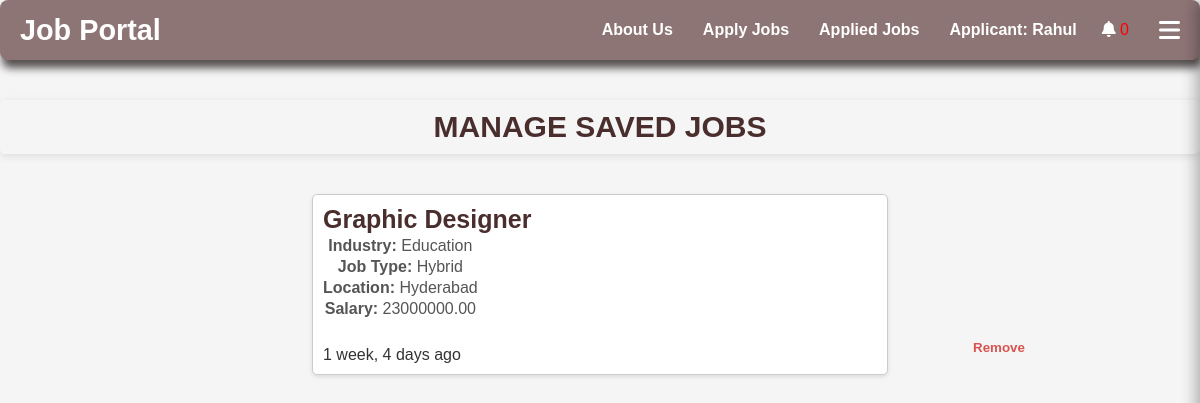
The page /saved-jobs/ (signed in) on the database as committed earlier.
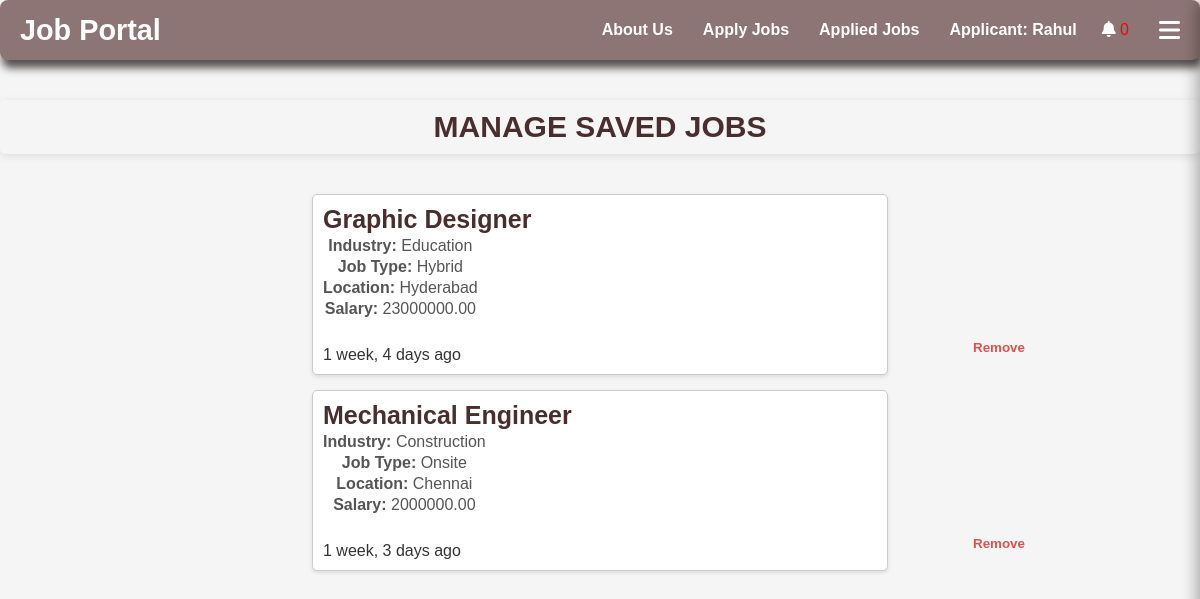
The same page on the database as committed later.
### Applicant/models.py (models this page shows)
class SavedJob(models.Model):
    applicant = models.ForeignKey(Applicant, on_delete=models.CASCADE)
    job = models.ForeignKey(Job, on_delete=models.CASCADE)
    saved_at = models.DateTimeField(auto_now_add=True)

### job_app/models.py (models this page shows, shortened)
class Job(models.Model):
    company_name = models.CharField(max_length=100, null=True, blank=True)
    founded_date = models.DateField(null=True, blank=True)
    company_location = models.CharField(max_length=100, null=True, blank=True)
    title = models.CharField(max_length=100)
    industry = models.CharField(max_length=100)
    job_type = models.CharField(max_length=50, choices=[
        ('Remote', 'Remote'),
        ('Onsite', 'Onsite'),
        ('Hybrid', 'Hybrid')
    ])
    location = models.CharField(max_length=100)
    salary = models.DecimalField(max_digits=10, decimal_places=2)
    requirements = models.TextField()
    ideal_candidate = models.TextField(default='N/A')
    availability = models.BooleanField(default=True)
    vacancy_limit = models.IntegerField(default=0)  # Maximum number of positions
    filled_vacancies = models.IntegerField(default=0)
    created_at = models.DateTimeField(auto_now_add=True)
    user = models.ForeignKey(settings.AUTH_USER_MODEL, on_delete=models.CASCADE, null=True)
    applicants = models.ManyToManyField('Applicant.Applicant', related_name='applied_jobs', blank=True)

### Applicant/views.py (the view)
# urls.py: path('saved-jobs/', saved_jobs_view, name='saved_jobs'),
def saved_jobs_view(request):
    applicant_id = request.session.get('applicant_id')
    saved_jobs = SavedJob.objects.filter(applicant__id=applicant_id).select_related('job')
    return render(request, 'saved_jobs.html', {'saved_jobs': saved_jobs})

### Applicant/context_processors.py (called while the page is built)
def applicant_context(request):
    applicant = None
    has_resume = False
    applied_jobs_count = 0
    saved_jobs_count = 0  # New variable for saved jobs count
    applicant_id = request.session.get('applicant_id')
    if applicant_id:
        try:
            applicant = Applicant.objects.get(id=applicant_id)
            applied_jobs_count = Application.objects.filter(applicant=applicant).count()
            saved_jobs_count = SavedJob.objects.filter(applicant=applicant).count()  # Count saved jobs
            has_resume = Resume.objects.filter(applicant=applicant).exists()
        except Applicant.DoesNotExist:
            pass
    return {
        'applicant': applicant,
        'has_resume': has_resume,
        'applied_jobs_count': applied_jobs_count,
        'saved_jobs_count': saved_jobs_count,  # Include saved jobs count in context
    }

### job_app/context_processors.py (called while the page is built)
def recruiter_context(request):
    if request.user.is_authenticated:
        jobs = Job.objects.filter(user=request.user).order_by('-created_at')
    else:
        jobs = Job.objects.none()
    return {
        'recruiter_jobs': jobs,
        'is_recruiter': request.user.is_authenticated,
    }

### Applicant/templates/saved_jobs.html (shortened to what this page needs)
{% extends "header_m.html" %}
{% block body %}
<h2>Manage Saved Jobs</h2>
<div class="saved-jobs">
    {% for saved_job in saved_jobs %}
    <div class="saved-job-card">
        <h3><a href="{% url 'job_detail' saved_job.job.id %}">{{ saved_job.job.title }} </a></h3>
        <div class="job-details">
            <p><strong>Industry:</strong> {{ saved_job.job.industry }}</p>
            <p><strong>Job Type:</strong> {{ saved_job.job.job_type }}</p>
            <p><strong>Location:</strong> {{ saved_job.job.location }}</p>
            <p><strong>Salary:</strong> {{ saved_job.job.salary }}</p>
        </div>
        <form method="POST" action="{% url 'remove_saved_job' saved_job.id %}">
            <button type="submit" class="remove-btn">Remove</button>
        </form>
        {{ saved_job.saved_at|timesince }} ago
    </div>
    {% empty %}
    <p>No saved jobs found.</p>
    {% endfor %}
</div>
{% endblock %}

Rows that differ between the two databases and show on the page:
added SavedJob: job "Mechanical Engineer", job.industry "Construction", job.job_type "Onsite", job.location "Chennai", job.salary "2000000.00", saved_at "1 week, 3 days"
